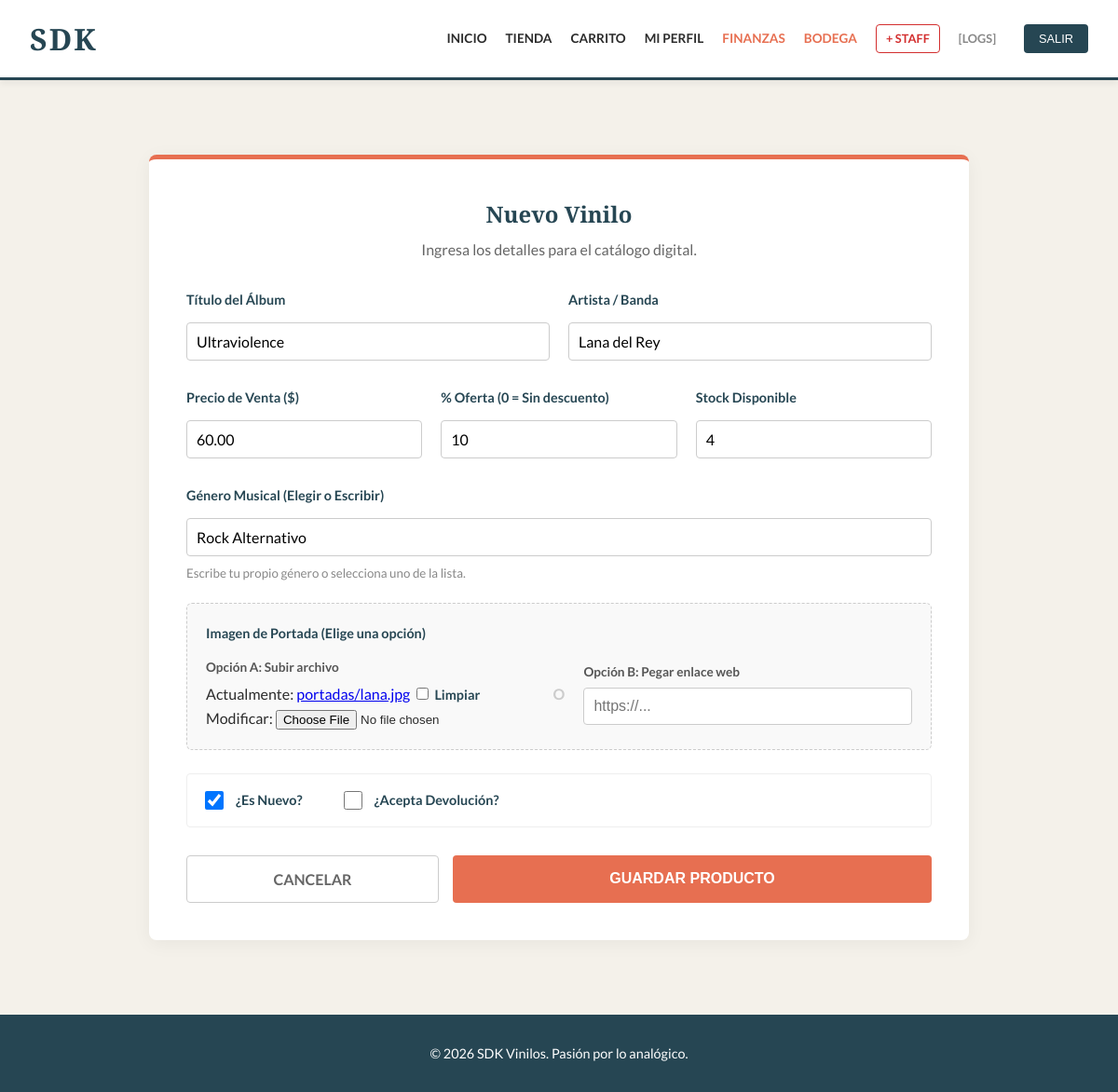
Screenshot of /inventario/editar/1/ (signed in) with the database file from the repository.
### tienda/models.py (models this page shows, shortened)
class ViniloMusical(models.Model):
    tituloDisco = models.CharField(max_length=200)
    artistaPrincipal = models.CharField(max_length=200)
    precioUnitario = models.DecimalField(max_digits=10, decimal_places=2)
    stockDisponible = models.IntegerField(default=0)
    porcentajeDescuento = models.IntegerField(default=0, verbose_name="Descuento (%)", help_text="0 para precio normal")
    activo = models.BooleanField(default=True, verbose_name="¿Activo en Tienda?")
    imagenPortada = models.ImageField(upload_to='portadas/', blank=True, null=True)
    imagenUrl = models.URLField(max_length=500, blank=True, null=True, verbose_name="URL de Imagen (Opcional)")
    categoria = models.CharField(max_length=100, verbose_name="Género Musical")
    esNuevo = models.BooleanField(default=True)
    aceptaDevolucion = models.BooleanField(default=True)

### tienda/views.py (the view)
# urls.py: path('inventario/editar/<int:producto_id>/', views.editarProducto, name='editar_producto'),
@user_passes_test(esBodeguero)
def editarProducto(request, producto_id):
    producto = get_object_or_404(ViniloMusical, pk=producto_id)
    if request.method == 'POST':
        form = ViniloForm(request.POST, request.FILES, instance=producto)
        if form.is_valid():
            form.save()
            registrarLog(request.user, f"Editó producto: {producto.tituloDisco}")
            messages.success(request, "Cambios guardados.")
            return redirect('inventario')
    else:
        form = ViniloForm(instance=producto)
    return render(request, 'tienda/agregar_producto.html', {'form': form})

### tienda/templatetags/roles.py (called while the page is built)
@register.filter(name='tiene_rol')
def tiene_rol(user, nombre_grupo):
    if user.is_superuser:
        return True
    return user.groups.filter(name=nombre_grupo).exists()

### tienda/views.py (called while the page is built)
def esBodeguero(user): return user.is_superuser or user.groups.filter(name='Bodega').exists()

### tienda/templates/tienda/agregar_producto.html (shortened to what this page needs)
{% extends 'tienda/base.html' %}
{% block content %}
<div class="form-container">
    <div class="form-header">
        <h2>Nuevo Vinilo</h2>
        <p>Ingresa los detalles para el catálogo digital.</p>
    </div>
    <form method="post" enctype="multipart/form-data">
        <div class="row">
            <div class="col">
                <label>{{ form.tituloDisco.label }}</label>
                {{ form.tituloDisco }}
            </div>
            <div class="col">
                <label>{{ form.artistaPrincipal.label }}</label>
                {{ form.artistaPrincipal }}
            </div>
        </div>
        <div class="row three-col">
            <div class="col">
                <label>Precio de Venta ($)</label>
                {{ form.precioUnitario }}
            </div>
            <div class="col">
                <label>% Oferta (0 = Sin descuento)</label>
                {{ form.porcentajeDescuento }}
            </div>
            <div class="col">
                <label>Stock Disponible</label>
                {{ form.stockDisponible }}
            </div>
        </div>
        <div class="row">
            <div class="col">
                <label>{{ form.categoria.label }}</label>
                {{ form.categoria }}
                <small style="color: #888;">Escribe tu propio género o selecciona uno de la lista.</small>
            </div>
        </div>
        <div class="image-section">
            <label class="section-label">Imagen de Portada (Elige una opción)</label>
            <div class="image-options">
                <div class="option">
                    <strong>Opción A: Subir archivo</strong>
                    {{ form.imagenPortada }}
                </div>
                <div class="divider">O</div>
                <div class="option">
                    <strong>Opción B: Pegar enlace web</strong>
                    {{ form.imagenUrl }}
                </div>
            </div>
        </div>
        <div class="checkbox-group">
            <div class="checkbox-item">
                {{ form.esNuevo }}
                <label for="{{ form.esNuevo.id_for_label }}">¿Es Nuevo?</label>
            </div>
            <div class="checkbox-item">
                {{ form.aceptaDevolucion }}
                <label for="{{ form.aceptaDevolucion.id_for_label }}">¿Acepta Devolución?</label>
            </div>
        </div>
        <div class="actions">
            <a href="{% url 'catalogo' %}" class="btn-cancel">CANCELAR</a>
            <button type="submit" class="btn-save">GUARDAR PRODUCTO</button>
        </div>
    </form>
</div>
{% endblock %}

### tienda/templates/tienda/base.html (style rules this page uses)
:root { --fondo: #f4f1ea; --texto: #2b2b2b; --acento: #e76f51; --secundario: #264653; --borde: #dcd6cc; }
body { font-family: 'Lato', sans-serif; background-color: var(--fondo); color: var(--texto); margin: 0; line-height: 1.6; min-height: 100vh; display: flex; flex-direction: column; }
h1, h2, h3 { font-family: 'Playfair Display', serif; color: var(--secundario); margin-top: 0; }
input[type="text"], input[type="password"], input[type="email"], input[type="number"], select { width: 100%; padding: 10px; margin: 8px 0; border: 1px solid #ccc; border-radius: 4px; box-sizing: border-box; font-family: 'Lato', sans-serif; }

### tienda/templates/tienda/agregar_producto.html (style rules this page uses)
.form-container { max-width: 800px; margin: 40px auto; background: #fff; padding: 40px; border-radius: 8px; box-shadow: 0 4px 20px rgba(0,0,0,0.05); border-top: 5px solid var(--acento); font-family: 'Lato', sans-serif; }
.form-header { text-align: center; margin-bottom: 30px; }
.form-header h2 { font-family: 'Playfair Display', serif; color: var(--secundario); margin-bottom: 5px; }
.form-header p { color: #666; margin-top: 0; }
.row { display: flex; gap: 20px; margin-bottom: 20px; }
.three-col > .col { flex: 1; }
.col { flex: 1; display: flex; flex-direction: column; }
label { font-weight: bold; color: var(--secundario); font-size: 0.9rem; margin-bottom: 5px; }
input[type="text"], input[type="number"], input[type="url"], select { padding: 10px; border: 1px solid #ccc; border-radius: 4px; font-size: 1rem; width: 100%; box-sizing: border-box; }
.image-section { background: #f9f9f9; padding: 20px; border-radius: 6px; border: 1px dashed #ccc; margin-bottom: 25px; }
.section-label { display: block; margin-bottom: 15px; }
.image-options { display: flex; align-items: center; gap: 20px; }
.option { flex: 1; }
.option strong { display: block; margin-bottom: 5px; font-size: 0.85rem; color: #555; }
.divider { font-weight: bold; color: #ccc; }
.checkbox-group { display: flex; gap: 40px; padding: 15px; background: #fff; border: 1px solid #eee; border-radius: 4px; margin-bottom: 30px; }
.checkbox-item { display: flex; align-items: center; gap: 10px; cursor: pointer; }
.checkbox-item input { width: 20px; height: 20px; cursor: pointer; }
.checkbox-item label { margin: 0; cursor: pointer; color: var(--secundario); }
.actions { display: flex; gap: 15px; }
.btn-cancel { flex: 1; text-align: center; padding: 12px; border: 1px solid #ccc; background: #fff; color: #666; text-decoration: none; border-radius: 4px; font-weight: bold; }
.btn-save { flex: 2; padding: 12px; background: var(--acento); color: white; border: none; border-radius: 4px; font-weight: bold; font-size: 1rem; cursor: pointer; }

### rows the page displays
ViniloMusical: tituloDisco "Ultraviolence", artistaPrincipal "Lana del Rey", precioUnitario "60.00", porcentajeDescuento "10", stockDisponible "4", categoria "Rock Alternativo", esNuevo "☑"
